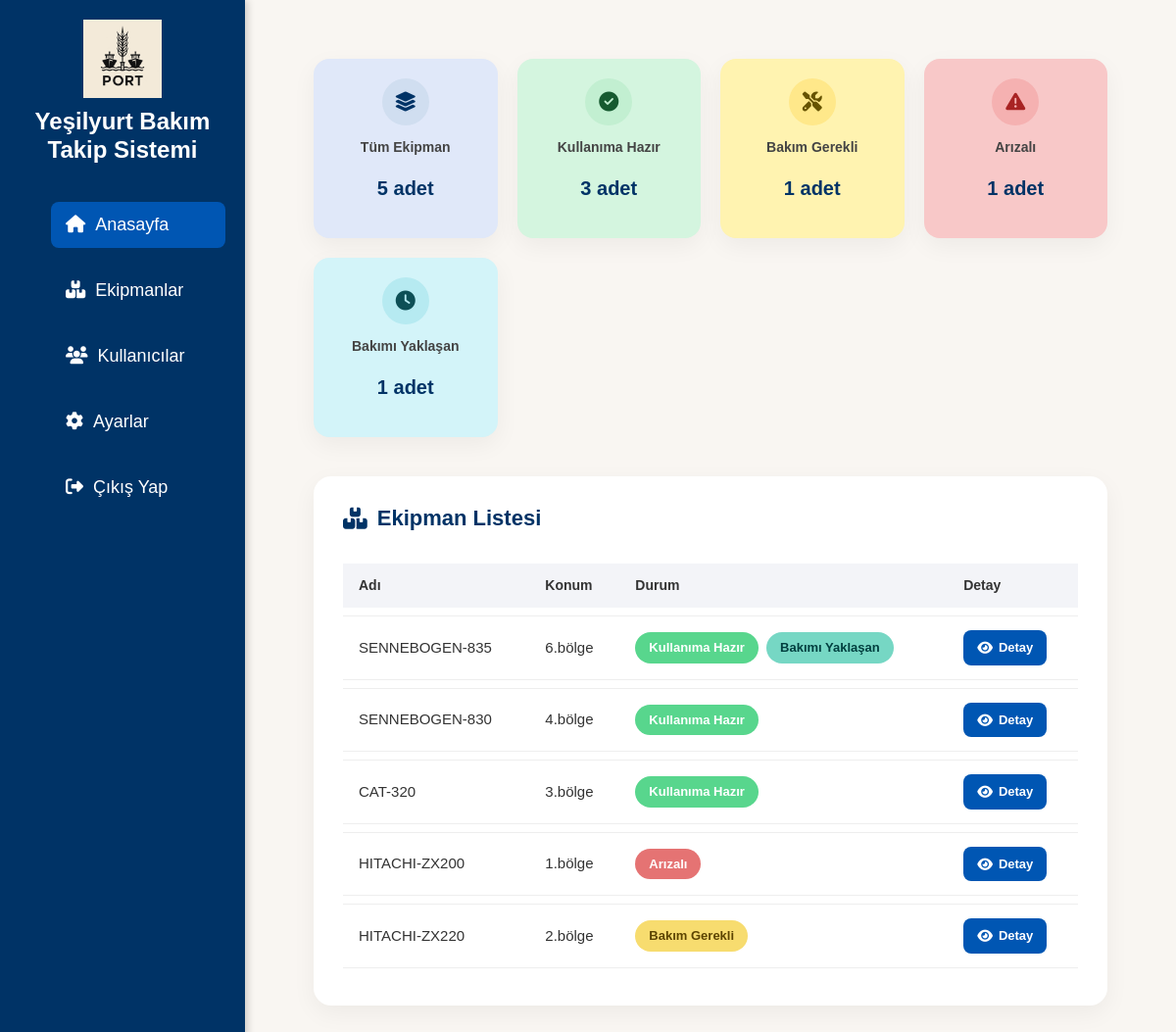
Before: / (signed in) with the older database file.
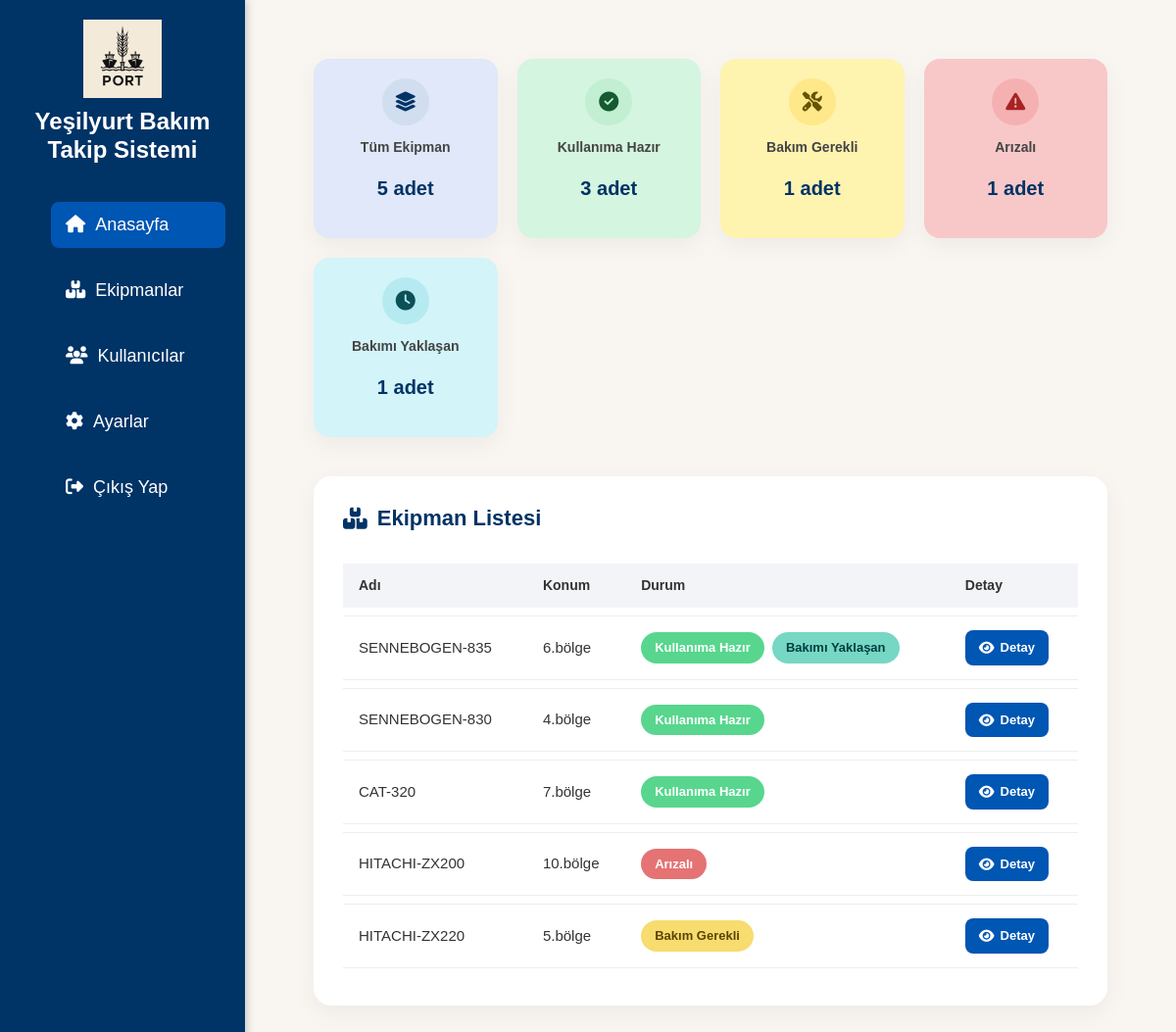
After: the same page with the newer database file.
### app/models.py (models this page shows)
class Settings(db.Model):
    __tablename__ = 'settings'
    id = db.Column(db.Integer, primary_key=True)
    site_name = db.Column(db.String(100), default='PORT Yönetim Sistemi')
    dark_mode = db.Column(db.Boolean, default=False)
    bakim_yaklasma_gunu = db.Column(db.Integer, default=7)  # ✅ تمت الإضافة هنا

class Parca(db.Model):
    __tablename__ = 'parcalar'
    id = db.Column(db.Integer, primary_key=True)
    barcode = db.Column(db.String(100), unique=True, nullable=False)
    ekipman_turu = db.Column(db.String(100), nullable=False)
    model_adi = db.Column(db.String(100), nullable=False)
    konum = db.Column(db.String(100), nullable=False)
    durum = db.Column(db.String(50), nullable=False)
    bir_sonraki_bakim = db.Column(db.Date, nullable=True)
    son_bakim_tarihi = db.Column(db.Date, nullable=True)
    bakim_dongusu = db.Column(db.String(50), nullable=True)
    bakim_durum = db.Column(db.String(50), nullable=True)  # ✅ تمت إضافته
    notlar = db.Column(db.Text, nullable=True)              # ✅ تمت إضافته
    kisa_aciklama = db.Column(db.Text, nullable=True)
    yuk_kapasitesi = db.Column(db.String(50), nullable=True)
    sorumlu_kisi = db.Column(db.String(100), nullable=True)
    created_at = db.Column(db.DateTime, default=datetime.utcnow)
    bakim_kayitlari = db.relationship('BakimKaydi', backref='parca', lazy=True)

### app/routes.py (the view)
@main.route('/')
@login_required
def dashboard():
    setting = Settings.query.first()
    uyari_gun = setting.bakim_yaklasma_gunu if setting and setting.bakim_yaklasma_gunu else 30
    parcalar = Parca.query.all()
    hazir = 0
    bakım = 0
    arizali = 0
    bakim_yaklasan_sayisi = 0
    today = datetime.today().date()
    for parca in parcalar:
        parca.bakim_durum = None
        if parca.son_bakim_tarihi and parca.bakim_dongusu:
            try:
                ay = int(parca.bakim_dongusu)
                sonraki = parca.son_bakim_tarihi + relativedelta(months=ay)
                parca.bir_sonraki_bakim = sonraki
                kalan_gun = (sonraki - today).days
                if kalan_gun < 0:
                    parca.durum = "Bakım Gerekli"
                elif kalan_gun <= uyari_gun and parca.durum == "Kullanıma hazır":
                    parca.bakim_durum = "Bakım Yaklaşan"
            except:
                pass
        if parca.durum == "Kullanıma hazır":
            hazir += 1
        elif parca.durum == "Bakım Gerekli":
            bakım += 1
        elif parca.durum == "Arızalı":
            arizali += 1
        if parca.bakim_durum == "Bakım Yaklaşan":
            bakim_yaklasan_sayisi += 1
    return render_template(
        'dashboard.html',
        parcalar=parcalar,
        hazir=hazir,
        bakım=bakım,
        arizali=arizali,
        bakim_yaklasanlar=bakim_yaklasan_sayisi
    )

### app/__init__.py (called while the page is built)
def create_app():
    app = Flask(__name__)
    app.config.from_object('config.Config')
    db.init_app(app)
    login_manager.init_app(app)
    migrate.init_app(app, db)  # ✅ جديد
    login_manager.login_view = 'auth.login'
    @login_manager.user_loader
    def load_user(user_id):
        return User.query.get(int(user_id))
    app.register_blueprint(main)
    app.register_blueprint(auth)
    app.register_blueprint(api)  # ✅ API
    return app

### app/templates/dashboard.html (shortened to what this page needs)
{% extends 'layout.html' %}
{% block content %}
<div class="dashboard-wrapper">
    <div class="stats-grid">
        {% set cards = [
            ('Tüm Ekipman', parcalar|length, 'fa-layer-group', 'soft-blue', 'all'),
            ('Kullanıma Hazır', hazir, 'fa-check-circle', 'soft-green', 'Kullanıma hazır'),
            ('Bakım Gerekli', bakım, 'fa-tools', 'soft-yellow', 'Bakım Gerekli'),
            ('Arızalı', arizali, 'fa-exclamation-triangle', 'soft-red', 'Arızalı'),
            ('Bakımı Yaklaşan', bakim_yaklasanlar, 'fa-clock', 'soft-cyan', 'yaklasan')
        ] %}
        {% for title, count, icon, color, filter in cards %}
        <div class="stat-card-new {{ color }} filter-card" data-filter="{{ filter }}">
            <div class="icon-wrapper">
                <i class="fas {{ icon }}"></i>
            </div>
            <div class="stat-info">
                <p class="stat-title">{{ title }}</p>
                <p class="stat-count">{{ count }} adet</p>
            </div>
        </div>
        {% endfor %}
    </div>
    <div class="data-section">
        <h2 class="data-title"><i class="fas fa-boxes"></i> Ekipman Listesi</h2>
        <div class="table-wrapper">
            <table class="malzeme-table" id="malzemeTable">
                <thead>
                    <tr>
                        <th>Adı</th>
                        <th>Konum</th>
                        <th>Durum</th>
                        <th>Detay</th>
                    </tr>
                </thead>
                <tbody>
                    {% for parca in parcalar %}
                    <tr data-durum="{{ parca.durum }}" data-bakim="{{ 'Bakım Yaklaşan' if parca.bakim_durum == 'Bakım Yaklaşan' else '' }}">
                        <td>{{ parca.model_adi }}</td>
                        <td>{{ parca.konum }}</td>
                        <td>
                            {% if parca.durum == 'Kullanıma hazır' %}
                                <span class="status-badge badge-green">Kullanıma Hazır</span>
                                {% if parca.bakim_durum == 'Bakım Yaklaşan' %}
                                    <span class="status-badge badge-cyan ms-1">Bakımı Yaklaşan</span>
                                {% endif %}
                            {% elif parca.durum == 'Bakım Gerekli' %}
                                <span class="status-badge badge-yellow">Bakım Gerekli</span>
                            {% elif parca.durum == 'Arızalı' %}
                                <span class="status-badge badge-red">Arızalı</span>
                            {% endif %}
                        </td>
                        <td>
                            <a href="{{ url_for('main.detail', parca_id=parca.id) }}" class="detail-btn">
                                <i class="fas fa-eye"></i> Detay
                            </a>
                        </td>
                    </tr>
                    {% endfor %}
                </tbody>
            </table>
        </div>
    </div>
</div>
{% endblock %}

### app/templates/layout.html (shortened to what this page needs)
<!DOCTYPE html>
<html lang="tr">
<head>
    <link href="https://cdn.jsdelivr.net/npm/bootstrap@5.3.2/dist/css/bootstrap.min.css" rel="stylesheet">
    <link rel="stylesheet" href="https://cdnjs.cloudflare.com/ajax/libs/font-awesome/6.5.1/css/all.min.css">
    <link rel="stylesheet" href="{{ url_for('static', filename='css/style.css') }}">
</head>
<body>
    {% include 'sidebar.html' %}
    <div class="main-content">
        {% block content %}
        {% endblock %}
    </div>
</body>
</html>

### app/templates/sidebar.html
<div class="sidebar">
    <div class="sidebar-logo">
        <img src="{{ url_for('static', filename='images/logo.png') }}" alt="Logo">
        <h2>{{ setting.site_name if setting else "Yeşilyurt Bakım Takip Sistemi" }}</h2>
    </div>
    <ul class="sidebar-menu">
        <li><a href="{{ url_for('main.dashboard') }}" class="{% if request.endpoint == 'main.dashboard' %}active{% endif %}">
            <i class="fas fa-home"></i> Anasayfa
        </a></li>
        <li><a href="{{ url_for('main.malzeme_listesi') }}" class="{% if request.endpoint == 'main.malzeme_listesi' %}active{% endif %}">
            <i class="fas fa-boxes"></i> Ekipmanlar
        </a></li>
        <li><a href="{{ url_for('main.users') }}" class="{% if request.endpoint == 'main.users' %}active{% endif %}">
            <i class="fas fa-users"></i> Kullanıcılar
        </a></li>
        <li><a href="{{ url_for('main.settings') }}" class="{% if request.endpoint == 'main.settings' %}active{% endif %}">
            <i class="fas fa-cog"></i> Ayarlar
        </a></li>
        <li><a href="{{ url_for('main.logout') }}">
            <i class="fas fa-sign-out-alt"></i> Çıkış Yap
        </a></li>
    </ul>
</div>

Changed rows visible on the page:
changed Parca "CAT-320": konum "3.bölge" → "7.bölge"
changed Parca "HITACHI-ZX220": konum "2.bölge" → "5.bölge"
changed Parca "HITACHI-ZX200": konum "1.bölge" → "10.bölge"
